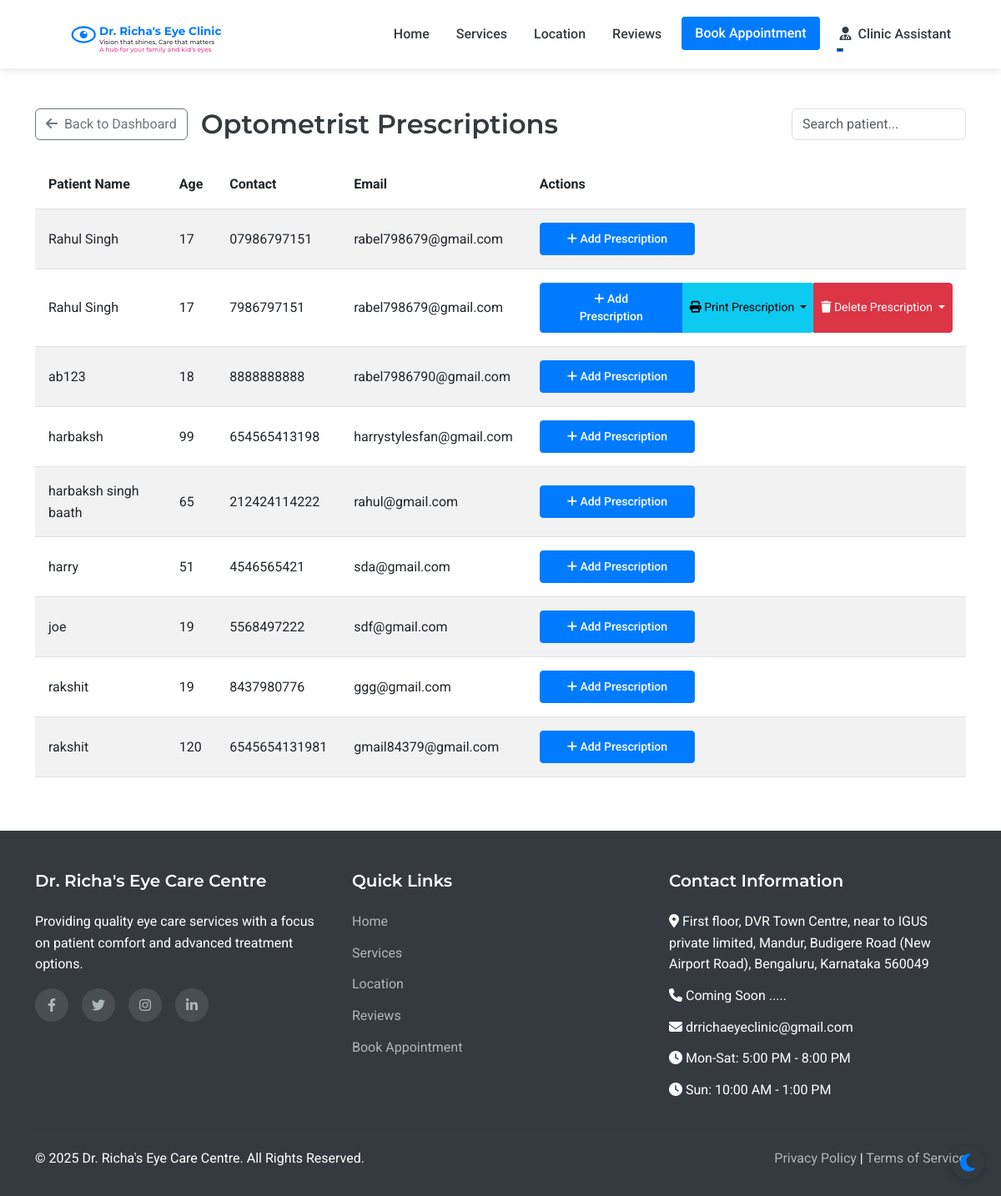
The app's page /assistant/prescriptions (signed in), older data.
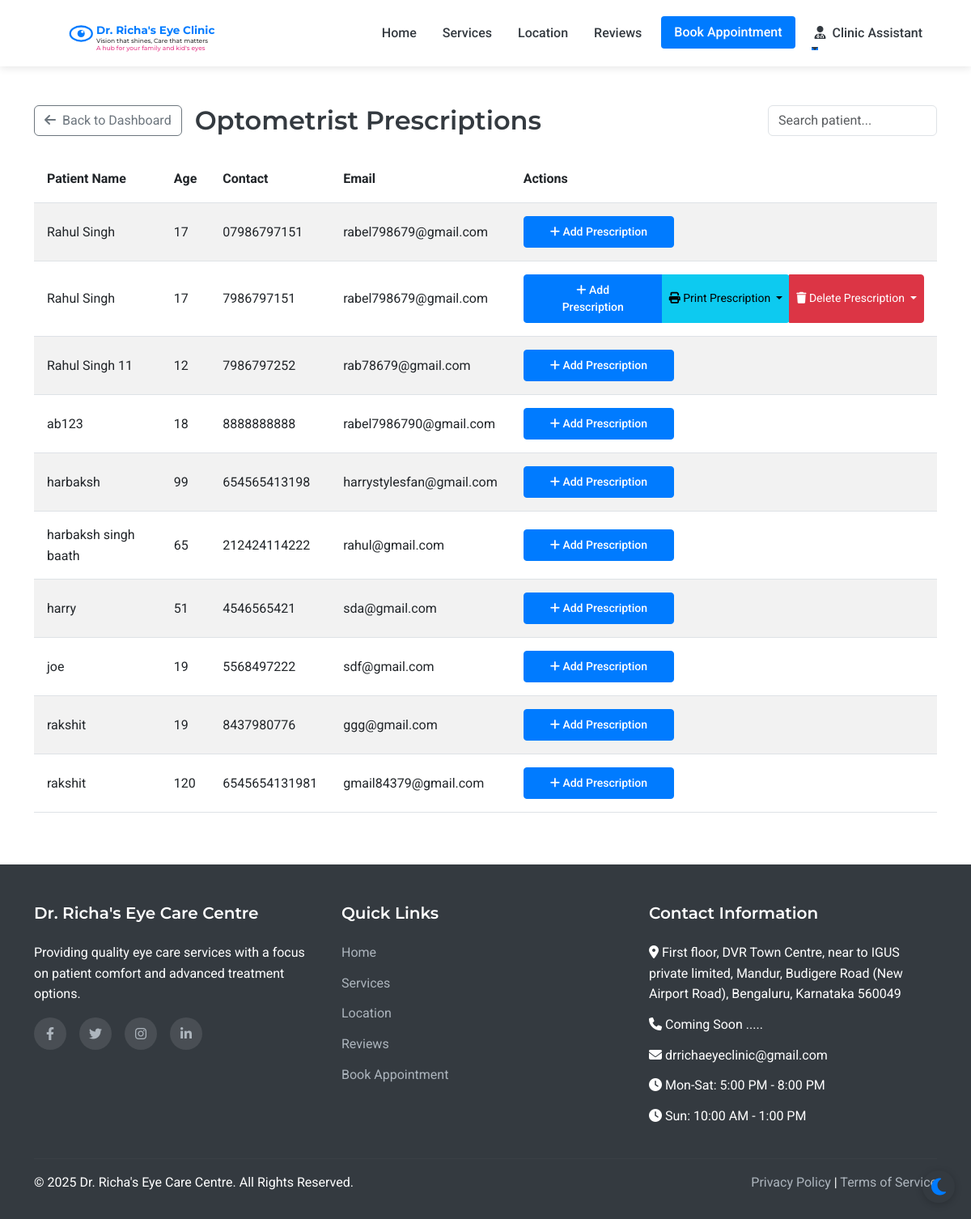
The same page, newer data.
### models.py (models this page shows, shortened)
class Patient(UserMixin, db.Model):
    id = db.Column(db.Integer, primary_key=True)
    full_name = db.Column(db.String(100), nullable=False)
    mobile_number = db.Column(db.String(15), nullable=False)
    email = db.Column(db.String(100), nullable=True)
    age = db.Column(db.Integer, nullable=False)
    password_hash = db.Column(db.String(256), nullable=True)
    is_registered = db.Column(db.Boolean, default=False)
    created_at = db.Column(db.DateTime, nullable=False, default=datetime.utcnow)
    appointments = db.relationship('Appointment', backref='patient', lazy=True)
    doctor_prescriptions = db.relationship('DoctorPrescription', backref='patient', lazy=True)
    optometrist_prescriptions = db.relationship('OptometristPrescription', backref='patient', lazy=True)

### routes.py (the view)
@app.route('/assistant/prescriptions')
@login_required
def assistant_prescriptions():
    if not isinstance(current_user, Assistant):
        flash('Access denied', 'danger')
        return redirect(url_for('index'))
    all_patients = Patient.query.order_by(Patient.full_name).all()
    return render_template('assistant/prescriptions.html', all_patients=all_patients)

### app.py (called while the page is built)
@login_manager.user_loader
def load_user(user_id):
    from models import Doctor, Assistant, Admin, Patient
    try:
        if user_id.startswith('doctor_'):
            return Doctor.query.get(int(user_id.split('_')[1]))
        elif user_id.startswith('assistant_'):
            return Assistant.query.get(int(user_id.split('_')[1]))
        elif user_id.startswith('admin_'):
            return Admin.query.get(int(user_id.split('_')[1]))
        else:
            return Patient.query.get(int(user_id))
    except (ValueError, AttributeError):
        return None

### routes.py (called while the page is built)
@app.context_processor
def inject_now():
    return {'now': datetime.now()}

### templates/assistant/prescriptions.html (shortened to what this page needs)
{% extends 'layout.html' %}
{% block content %}
<div class="container py-5">
    <div class="d-flex justify-content-between align-items-center mb-4">
        <div class="d-flex align-items-center">
            <a href="{{ url_for('assistant_dashboard') }}" class="btn btn-outline-secondary me-3">
                <i class="fas fa-arrow-left me-1"></i> Back to Dashboard
            </a>
            <h2 class="mb-0">Optometrist Prescriptions</h2>
        </div>
        <input type="text" id="searchInput" class="form-control w-auto" placeholder="Search patient..." onkeyup="searchTable()">
    </div>
    <div class="table-responsive">
        <table class="table table-striped" id="prescriptionTable">
            <thead>
                <tr>
                    <th>Patient Name</th>
                    <th>Age</th>
                    <th>Contact</th>
                    <th>Email</th>
                    <th>Actions</th>
                </tr>
            </thead>
            <tbody>
                {% for patient in all_patients %}
                <tr>
                    <td>{{ patient.full_name }}</td>
                    <td>{{ patient.age }}</td>
                    <td>{{ patient.mobile_number }}</td>
                    <td>{{ patient.email }}</td>
                    <td>
                        <div class="btn-group">
                            <a href="{{ url_for('assistant_add_prescription', patient_id=patient.id) }}"
                               class="btn btn-primary btn-sm">
                                <i class="fas fa-plus"></i> Add Prescription
                            </a>
                            {% if patient.optometrist_prescriptions %}
                            <button type="button" class="btn btn-info btn-sm dropdown-toggle" data-bs-toggle="dropdown">
                                <i class="fas fa-print"></i> Print Prescription
                            </button>
                            <button type="button" class="btn btn-danger btn-sm dropdown-toggle" data-bs-toggle="dropdown">
                                <i class="fas fa-trash"></i> Delete Prescription
                            </button>
                            {% endif %}
                        </div>
                    </td>
                </tr>
                {% endfor %}
            </tbody>
        </table>
    </div>
</div>
{% endblock %}

Row changes from the older to the newer data that the page shows:
added Patient: full_name "Rahul Singh 11", age "12", mobile_number "7986797252", email "rab78679@gmail.com"
